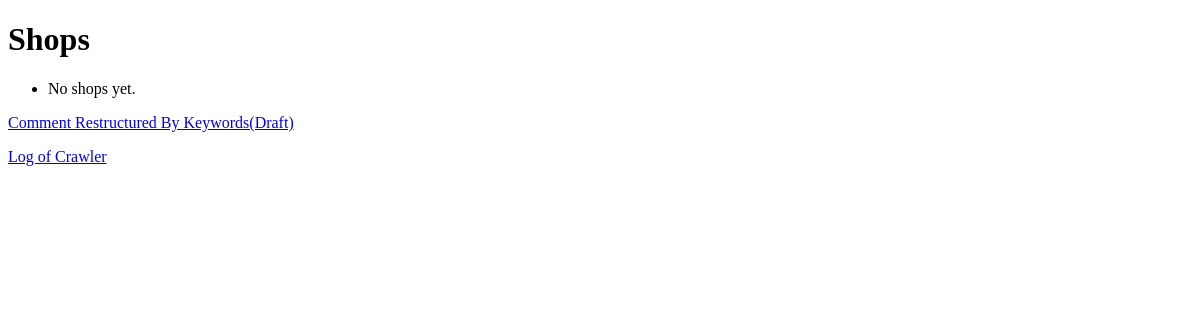
Before: /blacklist/ with the older database file.
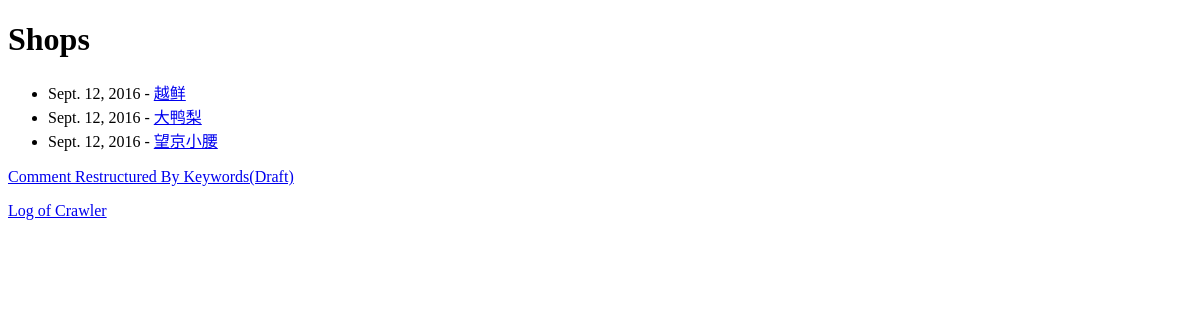
After: the same page with the newer database file.
### BlackList/models.py (models this page shows, shortened)
@python_2_unicode_compatible
class Shop(models.Model):
	shop_name = models.CharField(max_length=200)
	shop_id = models.IntegerField(default=0);
	avg_stars = models.FloatField(default=0.0);
	avg_price = models.IntegerField(default=0);
	address = models.TextField(max_length=10000,default="凯西");
	telephone = models.CharField(max_length=20,default="110");
	all_comments_count= models.IntegerField(default=0);
	five_star_comments_count= models.IntegerField(default=0);
	four_star_comments_count= models.IntegerField(default=0);
	three_star_comments_count= models.IntegerField(default=0);
	two_star_comments_count= models.IntegerField(default=0);
	one_star_comments_count= models.IntegerField(default=0);
	update_date = models.DateTimeField('Date Updated');

### BlackList/views.py (the view)
class IndexView(generic.ListView):
	template_name = 'BlackList/index.html'
	context_object_name = 'latest_shop_list'
	def get_queryset(self):
		return Shop.objects.order_by('-update_date')[:5]

### BlackList/templates/BlackList/index.html (shortened to what this page needs)
<!DOCTYPE html>
<html lang="en">
<head>
</head>
<body>
<h1>Shops</h1>
<ul>
{% for shop in latest_shop_list %}
    <li>{{ shop.update_date|date }} - <a href="{% url 'detail' shop.id %}">{{ shop.shop_name }}</a></li>
{% empty %}
    <li>No shops yet.</li>
{% endfor %}
</ul>
<p><a href = "/blacklist/commentdisp">Comment Restructured By Keywords(Draft)</a></p>
<p><a href = "/blacklist/crawler">Log of Crawler</a></p>
</body>
</html>

Changed rows visible on the page:
added Shop: update_date "Sept. 12, 2016", shop_name "越鲜"
added Shop: update_date "Sept. 12, 2016", shop_name "大鸭梨"
added Shop: update_date "Sept. 12, 2016", shop_name "望京小腰"
Other visible differences:
text no longer shown: "No shops yet."
